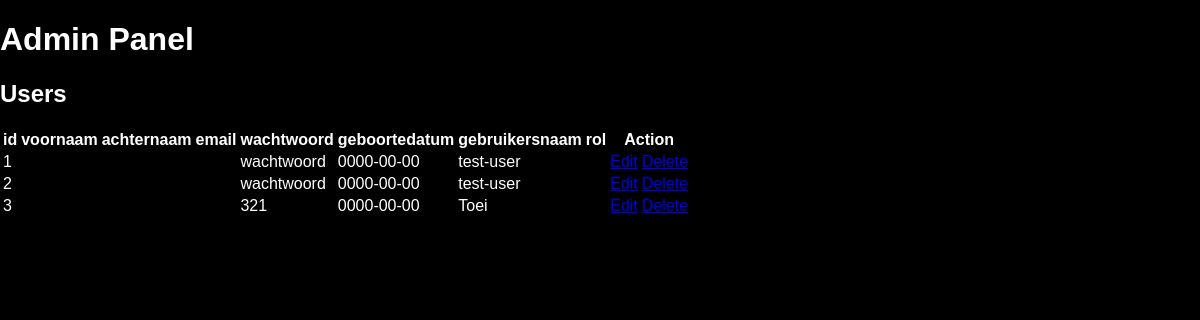
Page /Staff.php on the committed database.
### tables this page shows
CREATE TABLE `klanten` (
  `ID` int(255) NOT NULL,
  `voornaam` varchar(255) NOT NULL,
  `achternaam` varchar(255) NOT NULL,
  `email` varchar(255) NOT NULL,
  `wachtwoord` varchar(255) NOT NULL,
  `geboortedatum` date NOT NULL,
  `gebruikersnaam` varchar(255) NOT NULL
);

### db.php (called while the page is built, shortened)
<?php
class Database {
    public $pdo;
    public function __construct($db = "Autoverhuur", $user="root", $pwd="", $host="localhost") {
        try {
            $this->pdo = new PDO("mysql:host=$host;dbname=$db", $user, $pwd);
            $this->pdo->setAttribute(PDO::ATTR_ERRMODE, PDO::ERRMODE_EXCEPTION);
    } catch(PDOException $e) {
        echo "connection failed: " . $e->getMessage();
        }
    }
    public function select($ID = null) {
    $stmt = $this->pdo->query("SELECT * FROM klanten");
    $result = $stmt->fetchAll();
    return $result;
    }
}
?>

### Staff.php (the view, shortened to what this page needs)
<?php
  include 'db.php';
  $db = new Database();
?>
<!DOCTYPE html>
<html lang="en">
<head>
  <link rel="stylesheet" href="style.css">
</head>
<body>
<h1 class="panel-title">Admin Panel</h1>
<h2 class="panel-title">Users</h2>
  <table >
        <tr>
            <th>id</th>
            <th>voornaam</th>
            <th>achternaam</th>
            <th>email</th>
            <th>wachtwoord</th>
            <th>geboortedatum</th>
            <th>gebruikersnaam</th>
            <th>rol</th>
            <th colspan="2">Action</th>
        </tr>
        <tr> <?php
            $users = $db->select();
            if ($users) {
                foreach ($users as $user) {?>
            <td><?php echo $user['ID'];?></td>
            <td><?php echo $user['voornaam']?></td>
            <td><?php echo $user['achternaam']?></td>
            <td><?php echo $user['email']?></td>
            <td><?php echo $user['wachtwoord']?></td>
            <td><?php echo $user['geboortedatum']?></td>
            <td><?php echo $user['gebruikersnaam']?></td>
            <td><?php echo $user['rol']?></td>
           <td><a href="edit.php?id=<?php echo $user['ID']; ?>">Edit</a></td>
           <td><a href="delete.php?id=<?php echo $user['ID']; ?>">Delete</a></td>
           <td></td>
        </tr> <?php } }?>
    </table>
</body>
</html>

### style.css (style rules this page uses)
body { font-family: Arial, sans-serif; margin: 0; padding: 0; background-color: black; color: white; }

### rows in the picture
klanten: ID "1", wachtwoord "wachtwoord", geboortedatum "0000-00-00", gebruikersnaam "test-user"
klanten: ID "2", wachtwoord "wachtwoord", geboortedatum "0000-00-00", gebruikersnaam "test-user"
klanten: ID "3", wachtwoord "321", geboortedatum "0000-00-00", gebruikersnaam "Toei"
